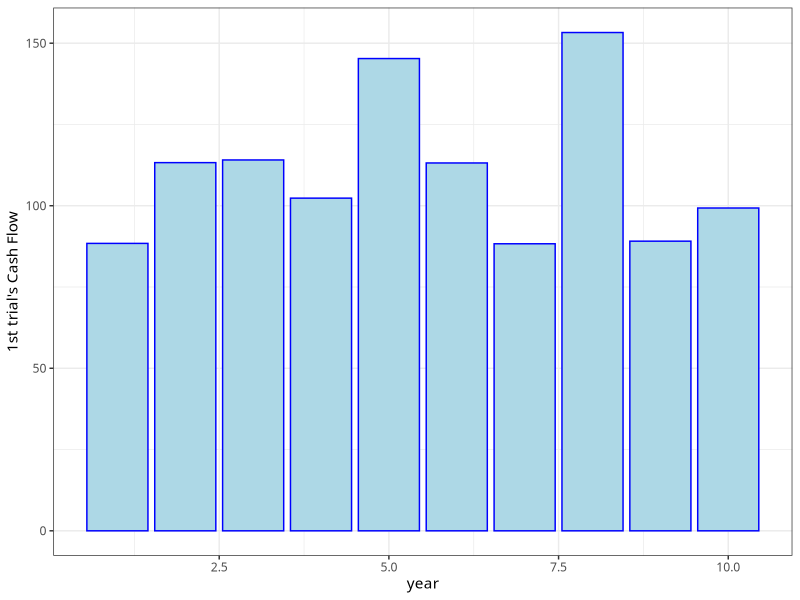
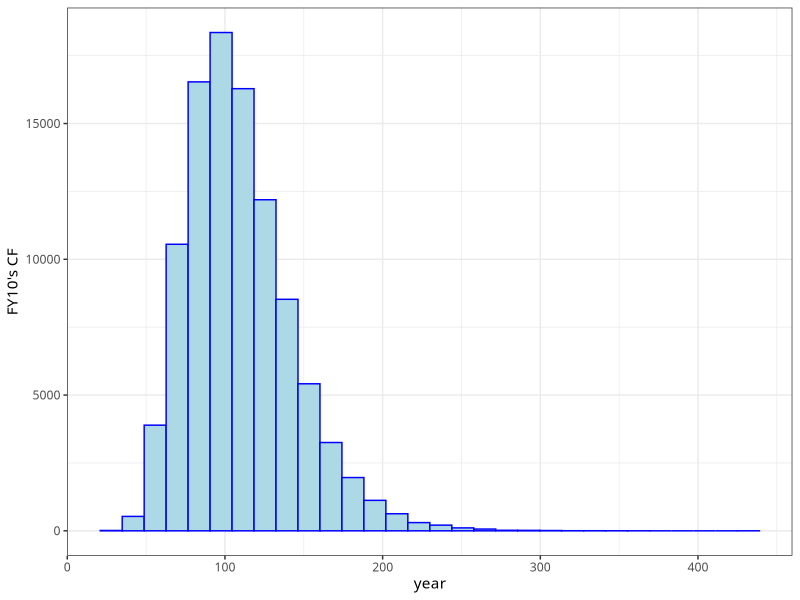
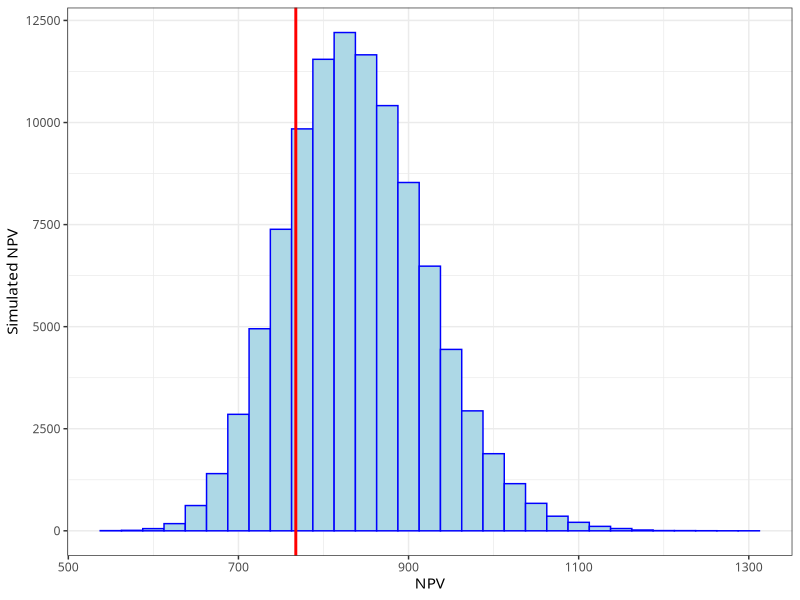

Write R code to recreate these figures, in order.
library(tidyverse)

set.seed(123) # 乱数を固定

# 初期値の設定
year <- 10  # 期間
sigma <- 0.3 # 標準偏差
mu = 0.045 # 平均
r = 0.0 # 割引率 ここでは思い切って0と仮定
samples = 100000# 試行回数 PCが非力なら少なめに


# シミュレーション
CFmat <- matrix(NA_real_, nrow = year, ncol = samples) # 空の10*100000行列
for (m in 1:year){ # シミュレーション
  for (n in 1:samples){
    CFmat[m,n] <- 100 * rlnorm(1, mu, sigma)
  }
}

# データをtidy dataに
CF <- CFmat %>% 
  as_tibble() %>%  # tibble化 
  dplyr::mutate(
    FY = c(1:10) # 年のデータを追加
  ) %>% # やたら遅い?
  tidyr::pivot_longer(cols = -FY, names_to = "trial", values_to = "amount") # ワイドをロング

# 図の見た目を設定
mystyle <- list(
  theme_bw(base_family = "HiraMaruProN-W4") # mac用
)

# 試行1回目のCF
CF_V1 <- CF %>% 
  dplyr::filter(trial == "V1") # 第1回試行を抽出
g <- ggplot(CF_V1, aes(x = FY, y = amount)) + geom_bar(stat = "identity", fill = "lightblue", colour = "blue")
g <- g + ylab("1st trial's Cash Flow") + xlab("year") + mystyle
print(g)

# ヒストグラム
CF_FY10 <- CF %>% dplyr::filter(FY==10) # 10期の結果10万個のヒストグラム
g2 <- ggplot(CF_FY10, aes(amount)) + geom_histogram(fill="lightblue", colour = "blue") 
g2 <- g2 + ylab("FY10's CF") + xlab("year") + mystyle
print(g2)

# 割引因子の作成
DF <- rep(1,10) # 1を10個
for (t in 1:year) {
  DF[t+1] <- DF[t] * exp(-0.05)
}

# 10年分のCFを割引現在価値に
CF$trial <- as.factor(CF$trial) 
df_NPV <- CF %>% 
  dplyr::group_by(trial) %>% # 試行ごとに以下を計算
  dplyr::mutate(DCF = amount * DF[2:11]) %>%  # 金額にディスカウント・ファクターを乗じる 
  dplyr::summarise(NPV = sum(DCF)) # 試行ごとにDCFを合計しNPVを計算

# 10万回の試行で作られたNPVのヒストグラム
xinter <- sum(100 * DF[2:11])
g3 <- ggplot(df_NPV, aes(NPV)) + geom_histogram(binwidth=25, fill = "lightblue", colour = "blue")
g3 <- g3 + geom_vline(xintercept=sum(100 * DF[2:11]), colour = "red", size = 1)
g3 <- g3 + ylab("Simulated NPV") + mystyle
print(g3)

